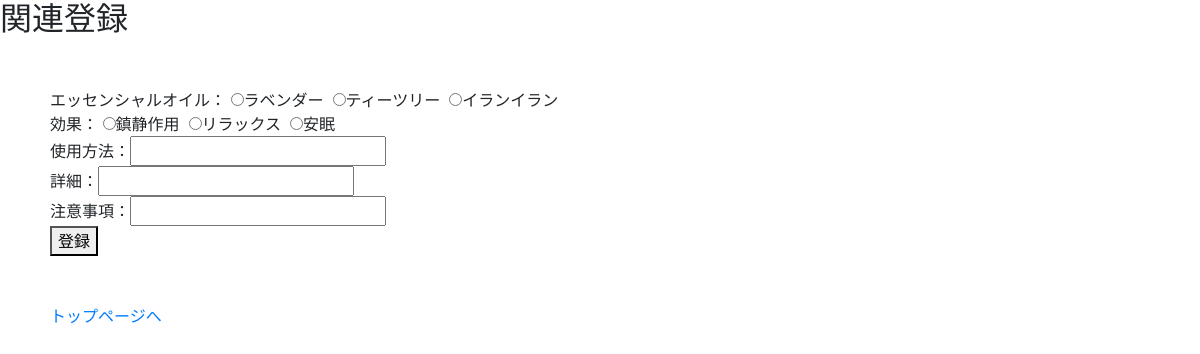
Page /relation_register.php on the earlier database version.
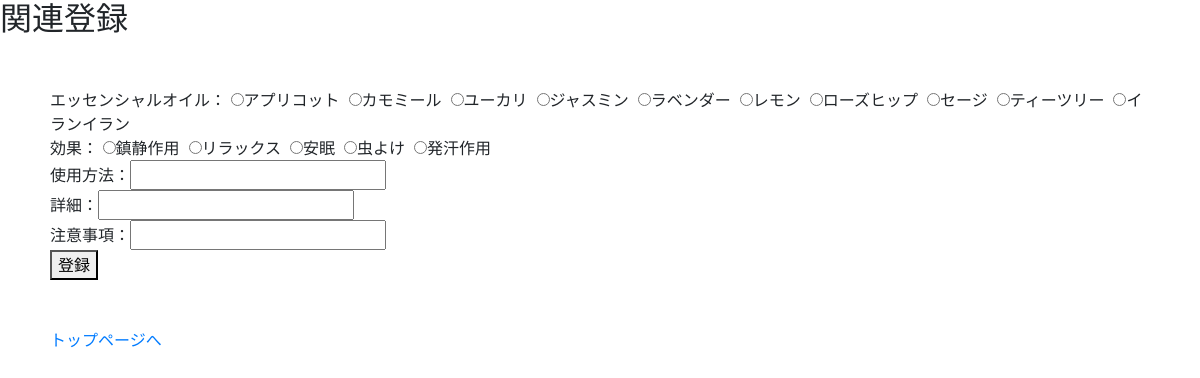
Same page on the later database version.
### tables this page shows
CREATE TABLE `essential_oils` (
  `id` int(11) NOT NULL AUTO_INCREMENT,
  `name` varchar(255) NOT NULL,
  `scientific_name` varchar(255) NOT NULL,
  `plant_name` varchar(255) NOT NULL,
  `extraction` varchar(255) NOT NULL,
  `aroma` varchar(255) NOT NULL,
  `caution` varchar(255) NOT NULL,
  `english_name` varchar(255) NOT NULL,
  `image` varchar(255) NOT NULL,
  `created_at` timestamp NOT NULL DEFAULT CURRENT_TIMESTAMP,
  PRIMARY KEY (`id`)
);

CREATE TABLE `effects` (
  `id` int(11) NOT NULL AUTO_INCREMENT,
  `effect` varchar(255) NOT NULL,
  `content` varchar(255) NOT NULL,
  `caution` varchar(255) NOT NULL,
  `created_at` timestamp NOT NULL DEFAULT CURRENT_TIMESTAMP,
  PRIMARY KEY (`id`)
);

### relation_register.php (called while the page is built, shortened)
<?php
    require_once 'DAOs/OilDAO.php';
    require_once 'DAOs/EffectDAO.php';
    $oils = OilDAO::get_all_oils_sort();
    $effects = EffectDAO::get_all_effects();
    include_once 'views/relation_register_view.php';

### DAOs/OilDAO.php (called while the page is built, shortened)
<?php
    class OilDAO {
        private static function get_connection(){
            $options = array(
                PDO::ATTR_ERRMODE => PDO::ERRMODE_EXCEPTION,
                PDO::ATTR_DEFAULT_FETCH_MODE => PDO::FETCH_CLASS,
                PDO::MYSQL_ATTR_INIT_COMMAND => 'SET NAMES utf8'
            );
            $pdo = new PDO('mysql:host=localhost;dbname=Eoil_app', 'root', '', $options);
            return $pdo;
        }
        public static function get_all_oils_sort(){
            try{
                $pdo = self::get_connection();
                $stmt = $pdo->query('SELECT * FROM essential_oils ORDER BY english_name ASC');
                $stmt->setFetchMode(PDO::FETCH_CLASS|PDO::FETCH_PROPS_LATE, 'Oil');
                $oils = $stmt->fetchAll();
            }catch(PDOException $e){
            }finally{
                self::close_connection($pdo, $stmt);
            }
            return $oils;
        }
    }

### DAOs/EffectDAO.php (called while the page is built, shortened)
<?php
    class EffectDAO {
        private static function get_connection(){
            $options = array(
                PDO::ATTR_ERRMODE => PDO::ERRMODE_EXCEPTION,
                PDO::ATTR_DEFAULT_FETCH_MODE => PDO::FETCH_CLASS,
                PDO::MYSQL_ATTR_INIT_COMMAND => 'SET NAMES utf8'
            );
            $pdo = new PDO('mysql:host=localhost;dbname=Eoil_app', 'root', '', $options);
            return $pdo;
        }
        public static function get_all_effects(){
            try{
                $pdo = self::get_connection();
                $stmt = $pdo->query('SELECT * FROM effects');
                $stmt->setFetchMode(PDO::FETCH_CLASS|PDO::FETCH_PROPS_LATE, 'Effect');
                $effects = $stmt->fetchAll();
            }catch(PDOException $e){
            }finally{
                self::close_connection($pdo, $stmt);
            }
            return $effects;
        }
    }

### views/relation_register_view.php (the view, shortened to what this page needs)
<!DOCTYPE html>
<html lang="ja">
    <head>
        <link rel="stylesheet" href="https://stackpath.bootstrapcdn.com/bootstrap/4.3.1/css/bootstrap.min.css">
        <link rel="stylesheet" href="css/style.css">
    </head>
    <body>
        <h2>関連登録</h2>
        <div class="relations">
                <form action="relation_create.php" method="POST" enctype="multipart/form-data">
                    エッセンシャルオイル：
                    <?php foreach($oils as $oil): ?>
                        <input type="radio" name="oil" value="<?= $oil->id ?>"><?= $oil->name ?>&nbsp;
                    <?php endforeach; ?>
                    <br>
                    効果：
                    <?php foreach($effects as $effect): ?>
                        <input type="radio" name="effect" value="<?= $effect->id ?>"><?= $effect->effect ?>&nbsp;
                    <?php endforeach; ?>
                    <br>
                    使用方法：<input type="text" name="howto"><br>
                    詳細：<input type="text" name="content"><br>
                    注意事項：<input type="text" name="caution"><br>
                    <button type="submit">登録</button>
                </form>
            <br><br>
            <p1><a href="mypage_top.php">トップページへ</a></p1>
        </div>
    </body>
</html>

Differences in the rows shown:
added essential_oils: name "アプリコット"
added essential_oils: name "カモミール"
added essential_oils: name "ユーカリ"
added essential_oils: name "ジャスミン"
added essential_oils: name "レモン"
added essential_oils: name "ローズヒップ"
added essential_oils: name "セージ"
added effects: effect "虫よけ"
added effects: effect "発汗作用"
